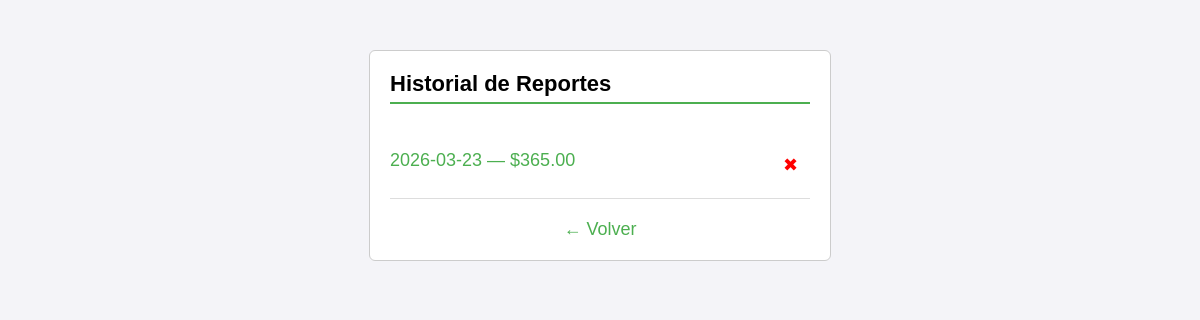
Page /historial on the earlier database version.
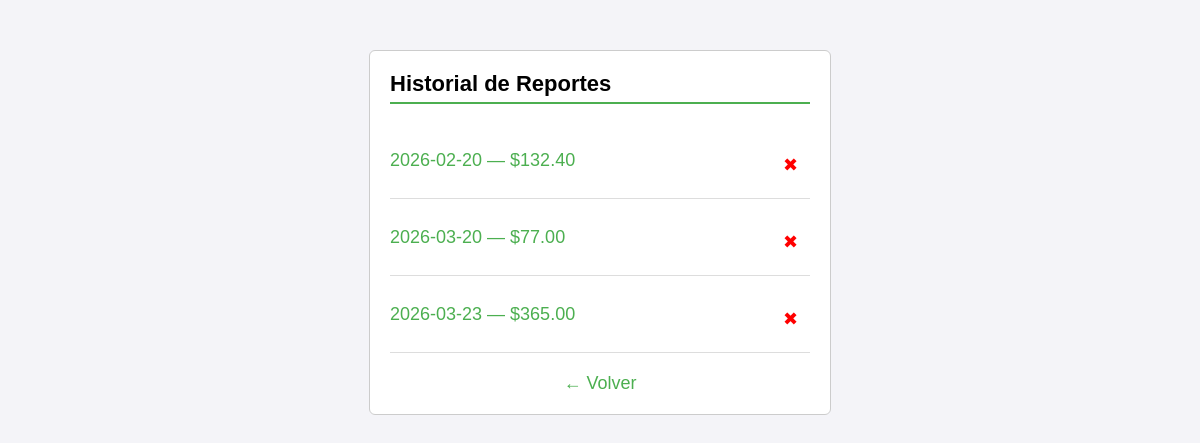
Same page on the later database version.
### tables this page shows
CREATE TABLE reportes (
            id INTEGER PRIMARY KEY AUTOINCREMENT,
            fecha TEXT,
            horas REAL,
            salario REAL,
            total_ventas REAL,
            total_comision REAL,
            total_ganado REAL,
            ventas_json TEXT
        );

### app.py (the view)
@app.route('/historial')
def historial():
    conn = sqlite3.connect("historial.db")
    c = conn.cursor()
    c.execute("SELECT id, fecha, total_ganado FROM reportes ORDER BY id DESC")
    datos = c.fetchall()
    conn.close()
    return render_template("historial.html", reportes=datos)

### templates/historial.html
{% extends "base.html" %}
{% block content %}
<div class="historial-container">
    <h2>Historial de Reportes</h2>
    {% if reportes %}
        <ul>
            {% for r in reportes %}
            <li>
                <a href="/reporte/{{ r[0] }}">
                    {{ r[1] }} — ${{ "%.2f"|format(r[2]) }}
                </a>
                <form action="/borrar/{{ r[0] }}" method="POST" style="margin:0;">
                    <button class="delete-btn" onclick="return confirm('¿Eliminar este reporte?')">
                        ✖
                    </button>
                </form>
            </li>
            {% endfor %}
        </ul>
    {% else %}
        <p style="color:#555; font-size:18px; text-align:center; margin-top:40px;">
            Aún no hay reportes guardados.
        </p>
    {% endif %}
    <a href="/" class="back">← Volver</a>
</div>
{% endblock %}

### templates/base.html (shortened to what this page needs)
<!DOCTYPE html>
<html lang="es">
<head>
  <link rel="stylesheet" href="{{ url_for('static', filename='style.css') }}">
</head>
<body>
  <div class="container">
    {% block content %}{% endblock %}
  </div>
</body>
</html>

### static/style.css (style rules this page uses)
body { font-family: Arial, sans-serif; background: #f4f4f8; margin: 0; padding: 0; }
.container { max-width: 480px; margin: auto; padding: 20px; }
button { background: #007bff; color: white; padding: 12px; border: none; border-radius: 8px; font-size: 18px; cursor: pointer; margin-top: 10px; }
.historial-container { width: 90%; max-width: 420px; margin: 30px auto; background: white; border: 1px solid #ccc; padding: 20px; }
.historial-container h2 { margin-top: 0; font-size: 22px; border-bottom: 2px solid #4CAF50; padding-bottom: 5px; }
.historial-container ul { list-style: none; padding: 0; }
.historial-container li { padding: 10px 0; border-bottom: 1px solid #ddd; display: flex; justify-content: space-between; align-items: center; }
.historial-container a { text-decoration: none; color: #4CAF50; font-size: 18px; }
.delete-btn { background: none; border: none; color: red; font-size: 16px; cursor: pointer; }
.back { margin-top: 20px; display: block; text-align: center; color: #333; }
.historial-container { width: 90%; max-width: 420px; margin: 30px auto; background: white; border: 1px solid #ccc; padding: 20px; border-radius: 6px; }
.historial-container ul { list-style: none; padding: 0; margin: 0; }
.delete-btn { background: none; border: none; color: red; font-size: 18px; cursor: pointer; }
.back { margin-top: 20px; display: block; text-align: center; color: #333; font-size: 18px; }

Differences in the rows shown:
added reportes: fecha "2026-02-20", total_ganado "132.40"
added reportes: fecha "2026-03-20", total_ganado "77.00"
